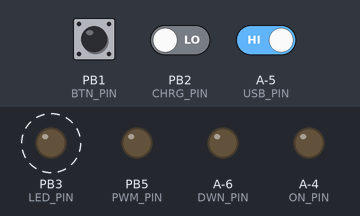
This sketch was run on a simulated ATtiny85, built for the host (arithmetic inside an expression is 32-bit, double 64-bit). Shown: output pins drawn as LEDs (lit = HIGH). Dashed ring = blinking. The inputs (shaded band) are chosen by the test bench; at power-on: PB2 (CHRG_PIN) LOW, A-5 (USB_PIN) HIGH, PB1 (BTN_PIN) HIGH.

Above: at 0.9 s.
1.3 s: PB2 (CHRG_PIN) driven HIGH
At 1.3 s:
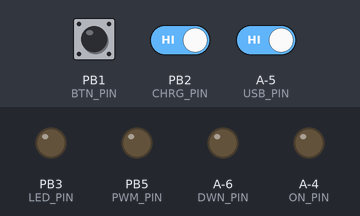
2.8 s: PB2 (CHRG_PIN) driven LOW
At 5.7 s:
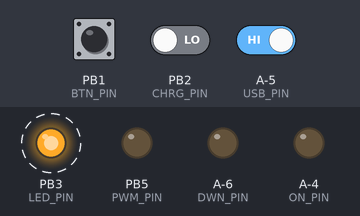
5.8 s: A-5 (USB_PIN) driven LOW
At 6.7 s:
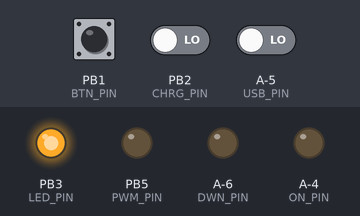
7.3 s: PB1 (BTN_PIN) pulled LOW for 3.2 s
At 8.39 s:
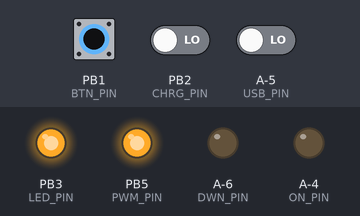
Timing chart, 0 to 10.6 s (numbered marks = the images above; inputs shaded):
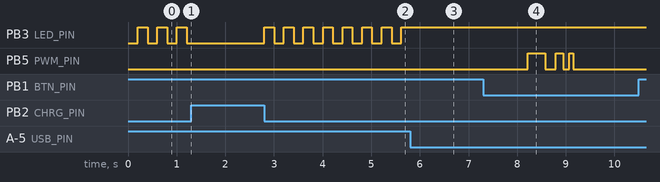

The sketch:

Attiny84Fatboy.ino
```cpp
#define PWM_PIN   5       //pin 8 on mystery µC
#define ON_PIN    10      //pin 2 on mystery µC
#define BTN_PIN   1       //pin 12 on mystery µC
#define CHRG_PIN  2       //pin 11 on mystery µC
#define LED_PIN   3       //pin 10 on mystery µC
#define USB_PIN   9       //pin 3 on mystery µC
#define DWN_PIN   8       //pin 5 on mystery µC

#define START_VALUE  25   //brightness level at startup min 60 - max 880
#define B_STEPS      144  //number of brightness steps between min brightness and max brightness

#define LONGPRESS 800     //duration that indicates a long press in ms
#define DIM_DELAY 8       //pause between next dimming step in ms

#define LED_DELAY 200     //pause between blinking of the charging LED in ms

#define V_DELAY 30000     //pause between blinking at low voltage in ms

#define V_TRESHOLD 3050   //min voltage level before the lamp turns off in mV
#define V_BLINK    3150   //min voltage level before the lamp start blinking in mV

const uint16_t PROGMEM brightness[B_STEPS] = {    //brightness look-up table for more linear looking dimmings
  60,  61,  62,  64,  65,  66,  67,  69,  70,  72,  73,  74,  76,  77,  79,  81,
  82,  84,  85,  87,  89,  91,  92,  94,  96,  98, 100, 102, 104, 106, 108, 110,
  112, 114, 116, 118, 121, 123, 125, 128, 130, 132, 135, 137, 140, 143, 145, 148,
  151, 153, 156, 159, 162, 165, 168, 171, 174, 178, 181, 184, 187, 191, 194, 198,
  201, 205, 209, 212, 216, 220, 224, 228, 232, 236, 240, 245, 249, 253, 258, 262,
  267, 272, 276, 281, 286, 291, 296, 301, 306, 312, 317, 322, 328, 334, 339, 345,
  351, 357, 363, 369, 375, 382, 388, 395, 401, 408, 415, 422, 429, 436, 443, 451,
  458, 466, 474, 481, 489, 497, 505, 514, 522, 531, 539, 548, 557, 566, 575, 585,
  594, 604, 613, 623, 633, 643, 654, 664, 675, 697, 719, 742, 765, 790, 827, 880
};

boolean prev_btn = false;
boolean btn = false;
boolean bootup = true;
boolean usb = false;
boolean charged = false;

boolean LED_blink = false;

unsigned long start_TS, dim_TS, LED_TS, V_TS;

int b = START_VALUE;
int step_b = 1;

void setup() {
  //set up timer1 for 10-bit resolution, fast PWM,no prescaling
  TCCR1A = _BV(COM1B1) | _BV(WGM10) | _BV(WGM11);
  TCCR1B = _BV(CS10) | _BV(WGM12);

  //defining input/output pins
  pinMode(PWM_PIN, OUTPUT);
  pinMode(ON_PIN, OUTPUT);
  pinMode(BTN_PIN, INPUT_PULLUP);
  pinMode(LED_PIN, OUTPUT);
  pinMode(CHRG_PIN, INPUT);
  pinMode(USB_PIN, INPUT);
  pinMode(DWN_PIN, OUTPUT);

  //check if USB is connected
  usb = digitalRead(USB_PIN);

  //if no usb is connected, turn on the lamp
  if (!usb) {
    analogWrite(PWM_PIN, pgm_read_word(&brightness[START_VALUE]));

    // if the battery voltage is within allowable range, keep the lamp on
    long voltage = readVcc();
    if (voltage > V_TRESHOLD) {
      digitalWrite(ON_PIN, HIGH);
      digitalWrite(LED_PIN, HIGH);
      digitalWrite(DWN_PIN, HIGH);
    }
  }

  start_TS = millis();
}

void loop() {
  //check for button press and USB connection
  btn = !digitalRead(BTN_PIN);
  usb = digitalRead(USB_PIN);


  if (usb) {      //handle charging LED and turn off the lamp when USB is connected
    digitalWrite(PWM_PIN, LOW);
    digitalWrite(DWN_PIN, LOW);

    charged = digitalRead(CHRG_PIN);
    if (charged) {
      digitalWrite(LED_PIN, LOW);
    } else {
      if (millis() - LED_TS > LED_DELAY) {
        LED_TS = millis();
        LED_blink = !LED_blink;
        digitalWrite(LED_PIN, LED_blink);
      }
    }


  } else {   //if no USB is connected...

    //check battery voltage every V_DELAY milliseconds
    if (millis() - V_TS > V_DELAY) {
      long voltage = readVcc();
      if (voltage < V_TRESHOLD) {
        digitalWrite(ON_PIN, LOW);    //turn everything off when battery is too low
      } else if (voltage < V_BLINK) {
        digitalWrite(PWM_PIN, LOW);   //blink the lamp when the voltage is getting critical
        delay(100);
        analogWrite(PWM_PIN, pgm_read_word(&brightness[b]));
      }
      V_TS = millis();
    }

    if (btn && !prev_btn ) {
      start_TS = millis();  //set the timestamp to check for long presses
    }

    if (btn && millis() - start_TS > LONGPRESS) { //if it was a long button press...
      if (millis() - dim_TS > DIM_DELAY) {        //and the dimming delay has expired
        dim_TS = millis();

        b += step_b;                          //increase/decrease brightness

        if (b > B_STEPS - 1) b = B_STEPS - 1; //cap brightness at maximum
        if (b < 0) b = 0;                     //cap brightness at minimum

        analogWrite(PWM_PIN, pgm_read_word(&brightness[b]));
      }
    }

    if (!btn && prev_btn) {
      step_b = -step_b; //reverse brightness dimming direction
      if (bootup) {
        bootup = false; //don't turn off the lamp when it has just been turned on
      } else {
        if (millis() - start_TS < LONGPRESS) { //if it was a short button press, turn of the lamp
          digitalWrite(ON_PIN, LOW);
          digitalWrite(PWM_PIN, LOW);
        }
      }
    }
  }
  prev_btn = btn;
}

long readVcc() {
  // Read 1.1V reference against AVcc
  // set the reference to Vcc and the measurement to the internal 1.1V reference
#if defined(__AVR_ATmega32U4__) || defined(__AVR_ATmega1280__) || defined(__AVR_ATmega2560__)
  ADMUX = _BV(REFS0) | _BV(MUX4) | _BV(MUX3) | _BV(MUX2) | _BV(MUX1);
#elif defined (__AVR_ATtiny24__) || defined(__AVR_ATtiny44__) || defined(__AVR_ATtiny84__)
  ADMUX = _BV(MUX5) | _BV(MUX0);
#elif defined (__AVR_ATtiny25__) || defined(__AVR_ATtiny45__) || defined(__AVR_ATtiny85__)
  ADMUX = _BV(MUX3) | _BV(MUX2);
#else
  ADMUX = _BV(REFS0) | _BV(MUX3) | _BV(MUX2) | _BV(MUX1);
#endif

  delay(2); // Wait for Vref to settle
  ADCSRA |= _BV(ADSC); // Start conversion
  while (bit_is_set(ADCSRA, ADSC)); // measuring

  uint8_t low  = ADCL; // must read ADCL first - it then locks ADCH
  uint8_t high = ADCH; // unlocks both

  long result = (high << 8) | low;

  result = 1125300L / result; // Calculate Vcc (in mV); 1125300 = 1.1*1023*1000
  return result; // Vcc in millivolts
}
```

Measured:
- after the input at 1.3 s, PB3 (LED_PIN): stops changing and stays LOW
- after the input at 2.8 s, PB3 (LED_PIN): alternates HIGH for 0.20 s and LOW for 0.20 s, starting at once
- after the input at 5.8 s, PB3 (LED_PIN): stops changing and stays HIGH
- after the input at 7.3 s, PB5 (PWM_PIN): goes HIGH 0.35 s, LOW 0.22 s, HIGH 0.15 s, LOW 0.13 s, HIGH 0.07 s, then LOW, starting after 0.92 s
- by itself, PB3 (LED_PIN): alternates HIGH for 0.20 s and LOW for 0.20 s
